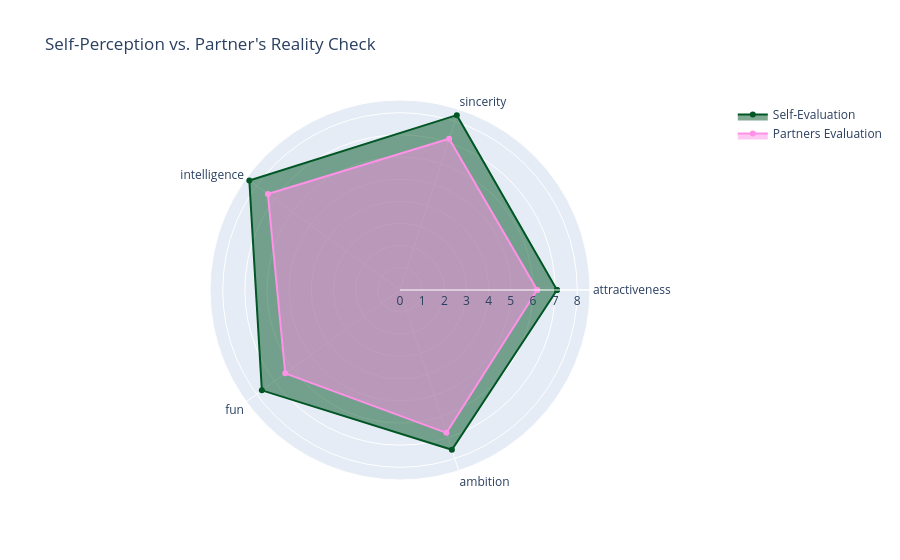

Source (notebook cell):
### Markdown cell above
#### Radar Chart Visualization

### Code cell
# 1. Prepare data (Closing the loop for the radar chart)
categories = list(df_total_perception.index)
# We repeat the first value at the end to close the circular line
self_eval = list(df_total_perception["self_evaluation_mean"])
self_eval += [self_eval[0]]
partners_eval = list(df_total_perception["patrners_evaluation_mean"])
partners_eval += [partners_eval[0]]
categories_closed = categories + [categories[0]]

# 2. Create the Figure
fig = go.Figure()

# Trace for Self-Evaluation
fig.add_trace(go.Scatterpolar(
      r=self_eval,
      theta=categories_closed,
      fill="toself",
      name="Self-Evaluation",
      line_color="#005624"
))

# Trace for Partners-Evaluation
fig.add_trace(go.Scatterpolar(
      r=partners_eval,
      theta=categories_closed,
      fill="toself",
      name="Partners Evaluation",
      line_color="#FF91E7"
))

# 3. Final Styling
fig.update_layout(
  polar=dict(
    radialaxis=dict(visible=True, 
                    range=[0, max(self_eval, partners_eval)])),
  showlegend=True,
  title="Self-Perception vs. Partner's Reality Check"
)

fig.show()

### Figure 1 — Plotly figure (JSON) as saved in the notebook; plotly's stock layout.template omitted (floating-point values rounded to 4 significant figures)
{"data": [{"fill": "toself", "line": {"color": "#005624"}, "name": "Self-Evaluation", "r": [7.084, 8.296, 8.404, 7.704, 7.578, 7.084], "theta": ["attractiveness", "sincerity", "intelligence", "fun", "ambition", "attractiveness"], "type": "scatterpolar"}, {"fill": "toself", "line": {"color": "#FF91E7"}, "name": "Partners Evaluation", "r": [6.19, 7.175, 7.369, 6.401, 6.778, 6.19], "theta": ["attractiveness", "sincerity", "intelligence", "fun", "ambition", "attractiveness"], "type": "scatterpolar"}], "layout": {"polar": {"radialaxis": {"range": [0, [7.084, 8.296, 8.404, 7.704, 7.578, 7.084]], "visible": true}}, "showlegend": true, "title": {"text": "Self-Perception vs. Partner's Reality Check"}}}
